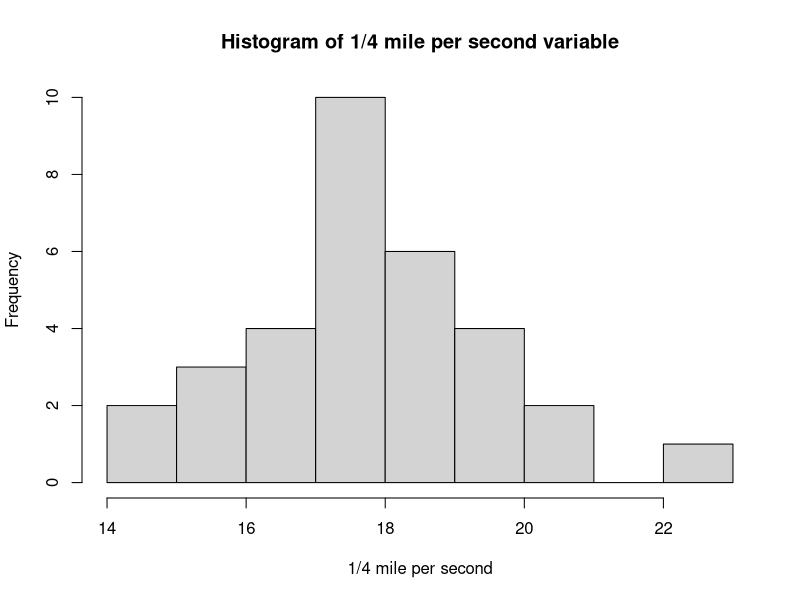
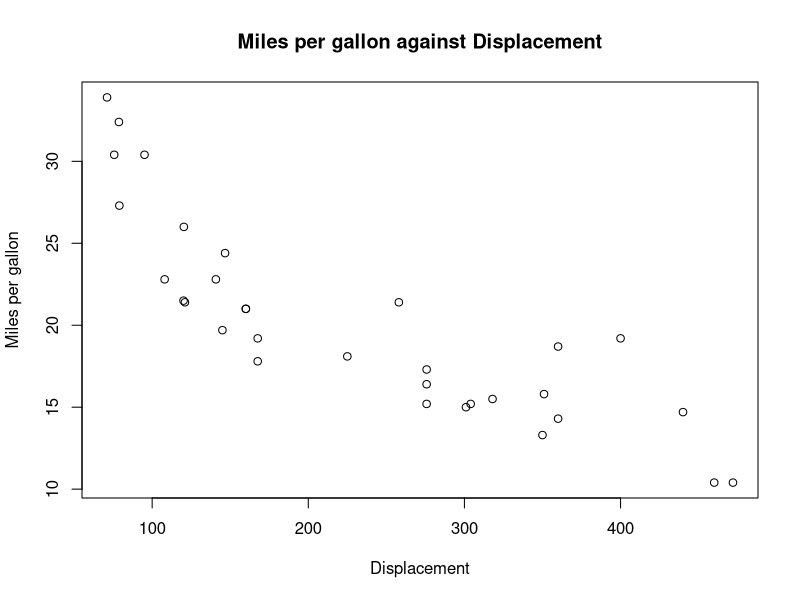
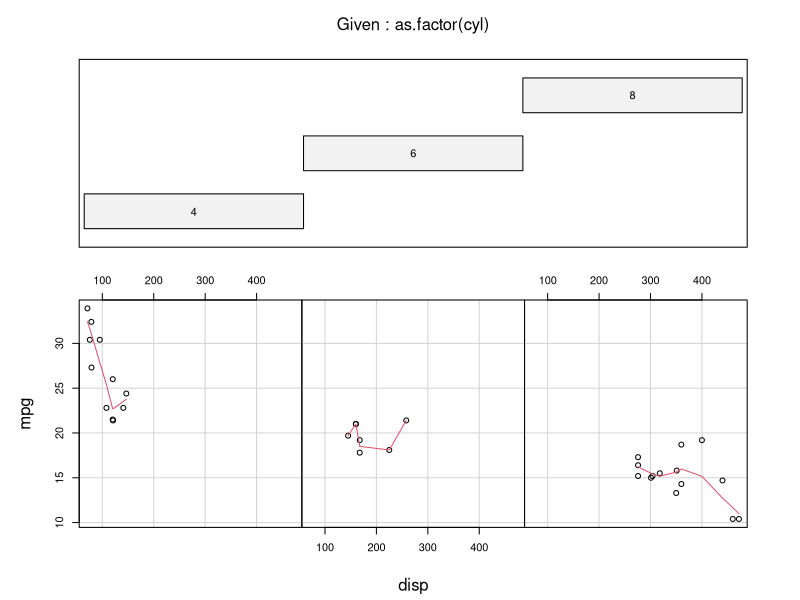
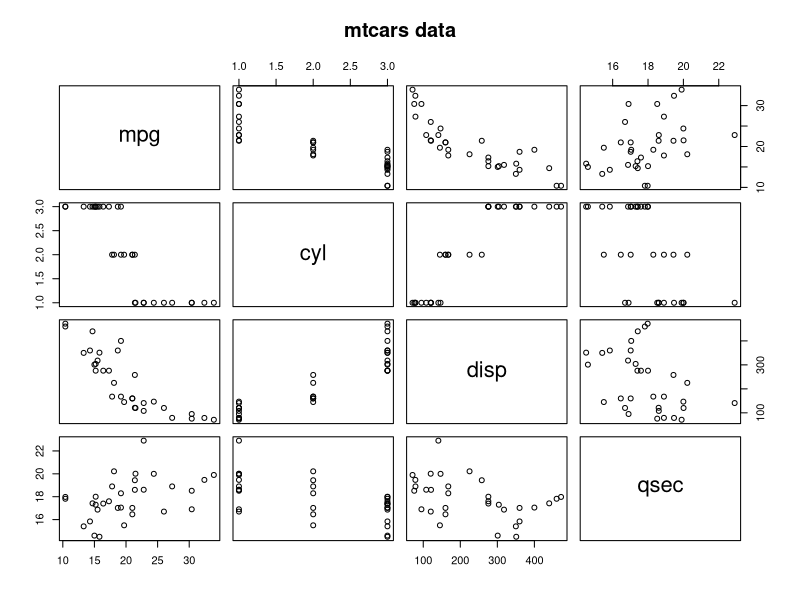

Recreate these plots in R, in order.
## ---- chunk 1
knitr::opts_chunk$set(echo = TRUE)
## ---- chunk 2
1
## ---- chunk 3
c(1, 2, 3)
## ---- chunk 4
c("a", "b", "c")
## ---- chunk 5
c(1, 2, 3) * 1
## ---- chunk 6
c(1, 2, 3) %*% c(1, 2, 3)
## ---- chunk 7
seq(from = 1, to = 20, by = 1)
## ---- chunk 8
help(seq)
?seq
## ---- chunk 9
1:20
## ---- chunk 10
rep(1, 20)
## ---- chunk 11
data.frame(1:10, seq(1, 20, 2), rep("letters", 10))
## ---- chunk 12
data.frame(seq_1 = 1:10, seq_2 = seq(1, 20, 2), letters = rep("letters", 10))
## ---- chunk 13
AirPassengers
## ---- chunk 14
head(mtcars)
## ---- chunk 15
str(mtcars)
## ---- chunk 16
rownames(mtcars)
colnames(mtcars)
## ---- chunk 17
summary(mtcars)
## ---- chunk 18
data <- mtcars # LHS assignment
mtcars -> data # RHS assignment
data = mtcars # LHS assigment - requires only one keystroke, not three :)
## ---- chunk 19
data$cyl = as.factor(data$cyl)
## ---- chunk 20
str(data$cyl)
## ---- chunk 21
data$vs = as.factor(data$vs)
data$am = as.factor(data$am)
data$gear = as.factor(data$gear)
data$carb = as.factor(data$carb)
## ---- chunk 22
data$carname = rownames(data)
## ---- chunk 23
rownames(data) = NULL
## ---- chunk 24
summary(data)
## ---- chunk 25
x = 1:10
x[c(3:5, 9)]
## ---- chunk 26
head(data[, 1])
## ---- chunk 27
head(data[, 1:3])
## ---- chunk 28
data[1:3, 1:3]
## ---- chunk 29
data[1:3, c("mpg", "cyl", "disp")]
## ---- chunk 30
hist(data$qsec, 
     main = "Histogram of 1/4 mile per second variable", 
     xlab = "1/4 mile per second")
## ---- chunk 31
summary(data$qsec)
## ---- chunk 32
?plot
## ---- chunk 33
plot(x = data$disp, y = data$mpg,
     main = "Miles per gallon against Displacement",
     xlab = "Displacement",
     ylab = "Miles per gallon")
## ---- chunk 34
coplot(formula = mpg ~ disp | as.factor(cyl), data = data,
       panel = panel.smooth, rows = 1)
## ---- chunk 35
pairs(data[, c("mpg","cyl","disp","qsec")], main = "mtcars data")
